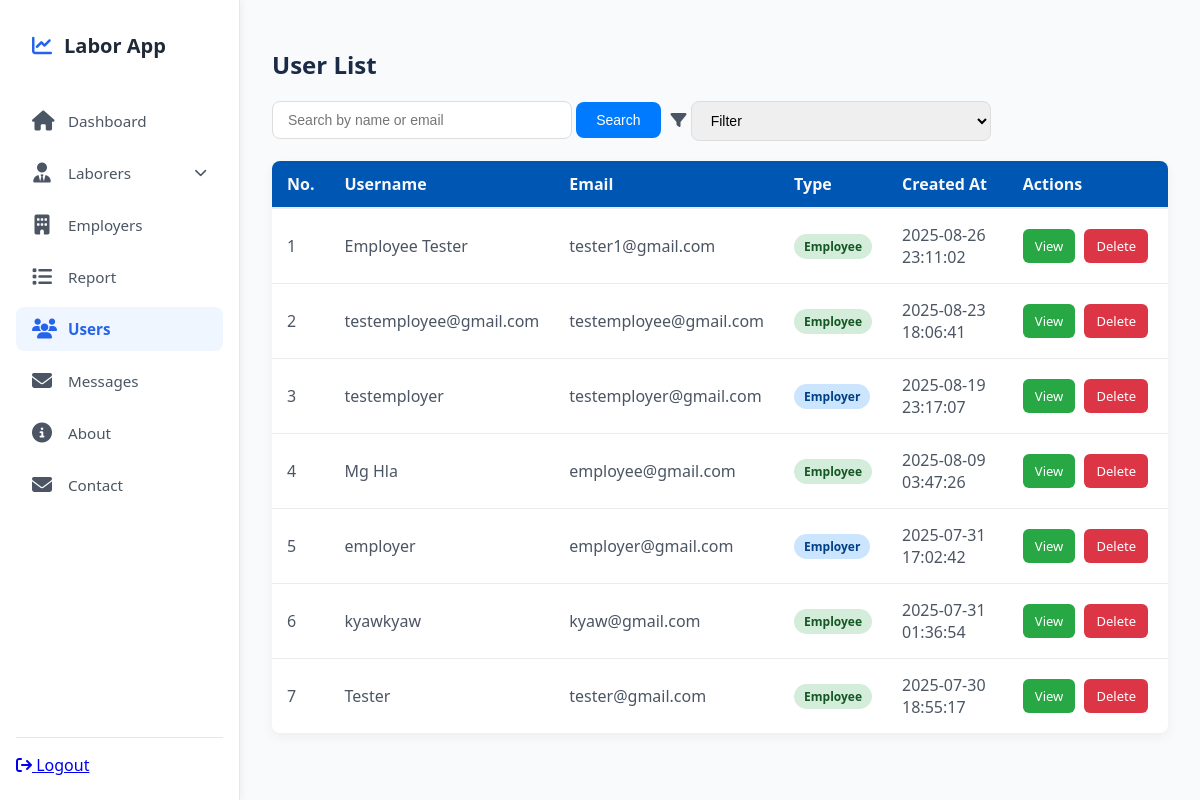
The app's page /admin?vr=users&did=24 (signed in) with its own data.
### tables this page shows
CREATE TABLE `users` (
  `id` int(11) NOT NULL,
  `username` varchar(100) NOT NULL,
  `email` varchar(255) NOT NULL,
  `password` varchar(200) NOT NULL,
  `type` enum('employer','employee') NOT NULL,
  `created_at` datetime NOT NULL DEFAULT current_timestamp()
);

### admin/views/users/User.php (called while the page is built, shortened)
<?php
class User extends Connection
{
    private $table = "users";
    public function readAll($filter = null)
    {
        $query = parent::$connection->query("SELECT id, username, email, type, created_at FROM $this->table ORDER BY id DESC");
        return $query->fetch_all(MYSQLI_ASSOC);
    }
}

### admin/views/users/index.php (the view, shortened to what this page needs)
<?php
require_once __DIR__ . '/User.php';
$userModel = new User();
if(isset($_GET['did'])){
    $userModel->delete((int) $_GET['did']);
}
$users = isset($_GET['filter']) ? $userModel->readAll($_GET['filter']) : $userModel->readAll();
?>
<div class="user-table-container">
    <h1>User List</h1>
    <div class="search-form">
        <form action="<?= $_SERVER['REQUEST_URI'] ?>" method="GET">
            <input type="text" name="s" placeholder="Search by name or email"
                value="<?= isset($_GET['s']) ? htmlspecialchars($_GET['s']) : '' ?>" />
            <button type="submit">Search</button>
        </form>
        <div class="filter-form">
            <label for="filter"><i class="fas fa-filter"></i></label>
            <select name="filter" id="filter" onchange="doFilter(event)">
                <option disabled selected>
                     Filter
                </option>
            </select>
        </div>
    </div>
    <div class="table-container">
        <table>
            <thead>
                <tr>
                    <th>No.</th>
                    <th>Username</th>
                    <th>Email</th>
                    <th>Type</th>
                    <th>Created At</th>
                    <th>Actions</th>
                </tr>
            </thead>
            <tbody>
                <?php
                $no = 0;
                foreach ($users as $user):
                    $no += 1;
                    ?>
                    <tr>
                        <td><?= $no ?></td>
                        <td><?= htmlspecialchars($user['username']) ?></td>
                        <td><?= htmlspecialchars($user['email']) ?></td>
                        <td class="type-cell">
                            <span class="type-badge type-<?= strtolower($user['type']) ?>">
                                <?= htmlspecialchars($user['type']) ?>
                            </span>
                        </td>
                        <td><?= htmlspecialchars($user['created_at']) ?></td>
                        <td class="actions">
                            <a href="?vr=users&uid=<?= $user['id'] ?>&t=<?= $user['type'] == 'employee' ? 'ee' : 'er' ?>" class="btn view-btn">View</a>
                            <a href="?vr=users&did=<?= $user['id'] ?>" class="btn delete-btn"
                                onclick="return confirm('Are you sure you want to delete this user?')">Delete</a>
                        </td>
                    </tr>
                <?php endforeach; ?>
            </tbody>
        </table>
    </div>
</div>

### admin/partials/start.php (style rules this page uses)
:root { --bg-color: #f8fafc; --sidebar-bg: #ffffff; --primary-color: #2563eb; --primary-light: #eff6ff; --text-color: #4b5563; --text-hover: #1d4ed8; --border-color: #e5e7eb; --shadow-color: rgba(0, 0, 0, 0.05); --border-radius: 8px; }
* { box-sizing: border-box; }
body { margin: 0; font-family: 'Inter', system-ui, -apple-system, BlinkMacSystemFont, 'Segoe UI', Roboto, Helvetica, Arial, sans-serif, 'Apple Color Emoji', 'Segoe UI Emoji'; background-color: var(--bg-color); color: var(--text-color); display: flex; min-height: 100vh; overflow: hidden; }

### admin/views/users/index.php (style rules this page uses)
body { font-family: 'Segoe UI', Tahoma, Geneva, Verdana, sans-serif; }
h1 { color: #1a2a47; font-size: 24px; margin-bottom: 20px; }
.search-form { margin-bottom: 20px; display: flex; gap: 10px; }
.search-form input[type="text"], .filter-form select { padding: 10px 15px; border: 1px solid #ddd; border-radius: 8px; font-size: 14px; width: 300px; transition: border-color 0.3s; }
.search-form button { background-color: #007bff; color: white; border: none; padding: 10px 20px; border-radius: 8px; font-size: 14px; cursor: pointer; transition: background-color 0.3s; }
.table-container { overflow-x: auto; background-color: #fff; border-radius: 8px; box-shadow: 0 4px 12px rgba(0, 0, 0, 0.05); }
table { width: 100%; border-collapse: separate; border-spacing: 0; }
thead { background-color: #0056b3 !important; }
thead th { text-align: left; padding: 12px 15px; font-weight: 600; color: #f7f7f7ff; border-bottom: 2px solid #e9ecef; }
tbody td { padding: 15px; border-bottom: 1px solid #e9ecef; vertical-align: middle; }
tbody tr:last-child td { border-bottom: none; }
.type-cell { font-weight: bold; }
.type-badge { display: inline-block; padding: 4px 10px; border-radius: 20px; font-size: 12px; text-transform: capitalize; }
.type-employee { background-color: #d4edda; color: #155724; }
.type-employer { background-color: #cce5ff; color: #004085; }
.actions { white-space: nowrap; }
.btn { text-decoration: none; padding: 8px 12px; border-radius: 6px; font-size: 13px; margin-right: 5px; transition: transform 0.2s, background-color 0.2s; display: inline-block; }
.view-btn { background-color: #28a745; color: #fff; }
.delete-btn { background-color: #dc3545; color: #fff; }

### records on screen
users: username "Employee Tester", email "tester1@gmail.com", type "Employee", created_at "2025-08-26 23:11:02"
users: username "testemployee@gmail.com", email "testemployee@gmail.com", type "Employee", created_at "2025-08-23 18:06:41"
users: username "testemployer", email "testemployer@gmail.com", type "Employer", created_at "2025-08-19 23:17:07"
users: username "Mg Hla", email "employee@gmail.com", type "Employee", created_at "2025-08-09 03:47:26"
users: username "employer", email "employer@gmail.com", type "Employer", created_at "2025-07-31 17:02:42"
users: username "kyawkyaw", email "kyaw@gmail.com", type "Employee", created_at "2025-07-31 01:36:54"
users: username "Tester", email "tester@gmail.com", type "Employee", created_at "2025-07-30 18:55:17"
